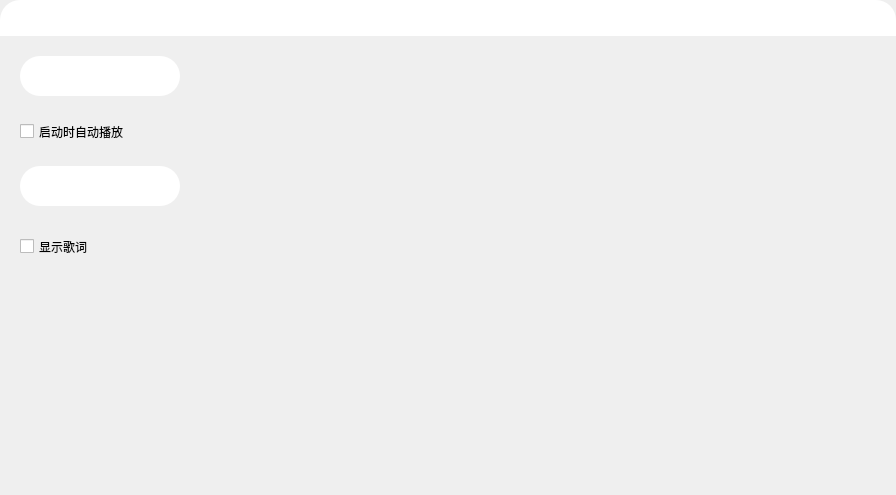
<?xml version="1.0" encoding="UTF-8"?>
<ui version="4.0">
 <class>SettingTabWidget</class>
 <widget class="QWidget" name="SettingTabWidget">
  <property name="geometry">
   <rect>
    <x>0</x>
    <y>0</y>
    <width>896</width>
    <height>495</height>
   </rect>
  </property>
  <property name="windowTitle">
   <string>SettingTabWidget</string>
  </property>
  <property name="styleSheet">
   <string notr="true">QComboBox,
#widget_color
{
	color: #5c5c66;
	background-color: white;
	padding-left: 10px;
	border: none;
	border-radius: 20px;
}
QComboBox:drop-down
{
	width: 0px;
}
QComboBox:down-arrow
{
    image: none;
}

QPushButton
{
	color: #5c5c66;
	background-color: transparent;
}

#btn_widget
{
	background-color: #ffffff;
	border-top-left-radius: 20px;
	border-top-right-radius: 20px;
}

#btn_widget QPushButton
{
	color: #5c5c66;
	background-color: transparent;
	border: none;
}

#stacked_widget
{
	border: none;
	border-bottom-left-radius: 20px;
	border-bottom-right-radius: 20px;
}

#btn_open_dir,
#btn_open_dir_download
{
	text-align: left;
}

#btn_color
{
	background-color: #B6D1C8;
	border: 1px solid #5c5c66;
	border-radius: 15px;
}
</string>
  </property>
  <layout class="QVBoxLayout" name="verticalLayout">
   <property name="spacing">
    <number>0</number>
   </property>
   <property name="leftMargin">
    <number>0</number>
   </property>
   <property name="topMargin">
    <number>0</number>
   </property>
   <property name="rightMargin">
    <number>0</number>
   </property>
   <property name="bottomMargin">
    <number>0</number>
   </property>
   <item>
    <widget class="QWidget" name="btn_widget" native="true">
     <property name="minimumSize">
      <size>
       <width>0</width>
       <height>36</height>
      </size>
     </property>
     <property name="maximumSize">
      <size>
       <width>16777215</width>
       <height>36</height>
      </size>
     </property>
     <layout class="QHBoxLayout" name="horizontalLayout">
      <property name="spacing">
       <number>0</number>
      </property>
      <property name="leftMargin">
       <number>0</number>
      </property>
      <property name="topMargin">
       <number>0</number>
      </property>
      <property name="rightMargin">
       <number>0</number>
      </property>
      <property name="bottomMargin">
       <number>0</number>
      </property>
     </layout>
    </widget>
   </item>
   <item>
    <widget class="QStackedWidget" name="stacked_widget">
     <property name="currentIndex">
      <number>1</number>
     </property>
     <widget class="QWidget" name="page_1">
      <layout class="QVBoxLayout" name="verticalLayout_2">
       <property name="spacing">
        <number>0</number>
       </property>
       <property name="leftMargin">
        <number>0</number>
       </property>
       <property name="topMargin">
        <number>0</number>
       </property>
       <property name="rightMargin">
        <number>0</number>
       </property>
       <property name="bottomMargin">
        <number>0</number>
       </property>
       <item>
        <widget class="QWidget" name="widget_1" native="true">
         <layout class="QVBoxLayout" name="verticalLayout_3">
          <property name="spacing">
           <number>10</number>
          </property>
          <property name="leftMargin">
           <number>20</number>
          </property>
          <property name="topMargin">
           <number>20</number>
          </property>
          <property name="rightMargin">
           <number>20</number>
          </property>
          <property name="bottomMargin">
           <number>20</number>
          </property>
          <item>
           <widget class="QComboBox" name="cmb_mode">
            <property name="minimumSize">
             <size>
              <width>160</width>
              <height>40</height>
             </size>
            </property>
            <property name="maximumSize">
             <size>
              <width>160</width>
              <height>40</height>
             </size>
            </property>
           </widget>
          </item>
          <item>
           <widget class="QLabel" name="label">
            <property name="sizePolicy">
             <sizepolicy hsizetype="Fixed" vsizetype="Fixed">
              <horstretch>0</horstretch>
              <verstretch>0</verstretch>
             </sizepolicy>
            </property>
            <property name="minimumSize">
             <size>
              <width>0</width>
              <height>40</height>
             </size>
            </property>
            <property name="maximumSize">
             <size>
              <width>16777215</width>
              <height>40</height>
             </size>
            </property>
            <property name="font">
             <font>
              <family>Microsoft YaHei UI</family>
             </font>
            </property>
            <property name="text">
             <string>启动时自动添加这个目录里的音乐：</string>
            </property>
           </widget>
          </item>
          <item>
           <layout class="QHBoxLayout" name="horizontalLayout_3">
            <property name="spacing">
             <number>0</number>
            </property>
            <item>
             <widget class="QPushButton" name="btn_change_dir">
              <property name="minimumSize">
               <size>
                <width>40</width>
                <height>40</height>
               </size>
              </property>
              <property name="maximumSize">
               <size>
                <width>40</width>
                <height>40</height>
               </size>
              </property>
              <property name="font">
               <font>
                <family>Microsoft YaHei UI</family>
               </font>
              </property>
              <property name="cursor">
               <cursorShape>PointingHandCursor</cursorShape>
              </property>
              <property name="text">
               <string/>
              </property>
              <property name="iconSize">
               <size>
                <width>24</width>
                <height>24</height>
               </size>
              </property>
              <property name="default">
               <bool>false</bool>
              </property>
              <property name="flat">
               <bool>true</bool>
              </property>
             </widget>
            </item>
            <item>
             <widget class="QPushButton" name="btn_open_dir">
              <property name="minimumSize">
               <size>
                <width>0</width>
                <height>40</height>
               </size>
              </property>
              <property name="maximumSize">
               <size>
                <width>16777215</width>
                <height>40</height>
               </size>
              </property>
              <property name="font">
               <font>
                <family>Microsoft YaHei UI</family>
               </font>
              </property>
              <property name="cursor">
               <cursorShape>PointingHandCursor</cursorShape>
              </property>
              <property name="text">
               <string>音乐目录</string>
              </property>
              <property name="iconSize">
               <size>
                <width>30</width>
                <height>30</height>
               </size>
              </property>
              <property name="default">
               <bool>false</bool>
              </property>
              <property name="flat">
               <bool>true</bool>
              </property>
             </widget>
            </item>
           </layout>
          </item>
          <item>
           <widget class="QLabel" name="label_2">
            <property name="sizePolicy">
             <sizepolicy hsizetype="Fixed" vsizetype="Fixed">
              <horstretch>0</horstretch>
              <verstretch>0</verstretch>
             </sizepolicy>
            </property>
            <property name="minimumSize">
             <size>
              <width>0</width>
              <height>40</height>
             </size>
            </property>
            <property name="maximumSize">
             <size>
              <width>16777215</width>
              <height>40</height>
             </size>
            </property>
            <property name="font">
             <font>
              <family>Microsoft YaHei UI</family>
             </font>
            </property>
            <property name="text">
             <string>下载歌曲保存位置：</string>
            </property>
           </widget>
          </item>
          <item>
           <layout class="QHBoxLayout" name="horizontalLayout_2">
            <property name="spacing">
             <number>0</number>
            </property>
            <item>
             <widget class="QPushButton" name="btn_change_dir_download">
              <property name="minimumSize">
               <size>
                <width>40</width>
                <height>40</height>
               </size>
              </property>
              <property name="maximumSize">
               <size>
                <width>40</width>
                <height>40</height>
               </size>
              </property>
              <property name="font">
               <font>
                <family>Microsoft YaHei UI</family>
               </font>
              </property>
              <property name="cursor">
               <cursorShape>PointingHandCursor</cursorShape>
              </property>
              <property name="text">
               <string/>
              </property>
              <property name="iconSize">
               <size>
                <width>24</width>
                <height>24</height>
               </size>
              </property>
              <property name="default">
               <bool>false</bool>
              </property>
              <property name="flat">
               <bool>true</bool>
              </property>
             </widget>
            </item>
            <item>
             <widget class="QPushButton" name="btn_open_dir_download">
              <property name="minimumSize">
               <size>
                <width>0</width>
                <height>40</height>
               </size>
              </property>
              <property name="maximumSize">
               <size>
                <width>16777215</width>
                <height>40</height>
               </size>
              </property>
              <property name="font">
               <font>
                <family>Microsoft YaHei UI</family>
               </font>
              </property>
              <property name="cursor">
               <cursorShape>PointingHandCursor</cursorShape>
              </property>
              <property name="text">
               <string>保存目录</string>
              </property>
              <property name="iconSize">
               <size>
                <width>30</width>
                <height>30</height>
               </size>
              </property>
              <property name="default">
               <bool>false</bool>
              </property>
              <property name="flat">
               <bool>true</bool>
              </property>
             </widget>
            </item>
           </layout>
          </item>
          <item>
           <spacer name="verticalSpacer">
            <property name="orientation">
             <enum>Qt::Vertical</enum>
            </property>
            <property name="sizeHint" stdset="0">
             <size>
              <width>20</width>
              <height>162</height>
             </size>
            </property>
           </spacer>
          </item>
         </layout>
        </widget>
       </item>
      </layout>
     </widget>
     <widget class="QWidget" name="page_2">
      <layout class="QVBoxLayout" name="verticalLayout_4">
       <property name="spacing">
        <number>0</number>
       </property>
       <property name="leftMargin">
        <number>0</number>
       </property>
       <property name="topMargin">
        <number>0</number>
       </property>
       <property name="rightMargin">
        <number>0</number>
       </property>
       <property name="bottomMargin">
        <number>0</number>
       </property>
       <item>
        <widget class="QWidget" name="widget" native="true">
         <widget class="QComboBox" name="cmb_bg_mode">
          <property name="geometry">
           <rect>
            <x>20</x>
            <y>20</y>
            <width>160</width>
            <height>40</height>
           </rect>
          </property>
          <property name="minimumSize">
           <size>
            <width>160</width>
            <height>40</height>
           </size>
          </property>
          <property name="maximumSize">
           <size>
            <width>160</width>
            <height>40</height>
           </size>
          </property>
         </widget>
         <widget class="QCheckBox" name="checkBox">
          <property name="geometry">
           <rect>
            <x>20</x>
            <y>190</y>
            <width>141</width>
            <height>41</height>
           </rect>
          </property>
          <property name="text">
           <string>显示歌词</string>
          </property>
         </widget>
         <widget class="QCheckBox" name="cb_play_on_start">
          <property name="geometry">
           <rect>
            <x>20</x>
            <y>80</y>
            <width>161</width>
            <height>31</height>
           </rect>
          </property>
          <property name="text">
           <string>启动时自动播放</string>
          </property>
         </widget>
         <widget class="DColorButton" name="widget_color" native="true">
          <property name="geometry">
           <rect>
            <x>20</x>
            <y>130</y>
            <width>160</width>
            <height>40</height>
           </rect>
          </property>
          <property name="minimumSize">
           <size>
            <width>160</width>
            <height>40</height>
           </size>
          </property>
          <property name="maximumSize">
           <size>
            <width>160</width>
            <height>40</height>
           </size>
          </property>
         </widget>
        </widget>
       </item>
      </layout>
     </widget>
    </widget>
   </item>
  </layout>
 </widget>
 <layoutdefault spacing="6" margin="11"/>
 <customwidgets>
  <customwidget>
   <class>DColorButton</class>
   <extends>QWidget</extends>
   <header>DColorButton.h</header>
   <container>1</container>
  </customwidget>
 </customwidgets>
 <resources/>
 <connections/>
</ui>
